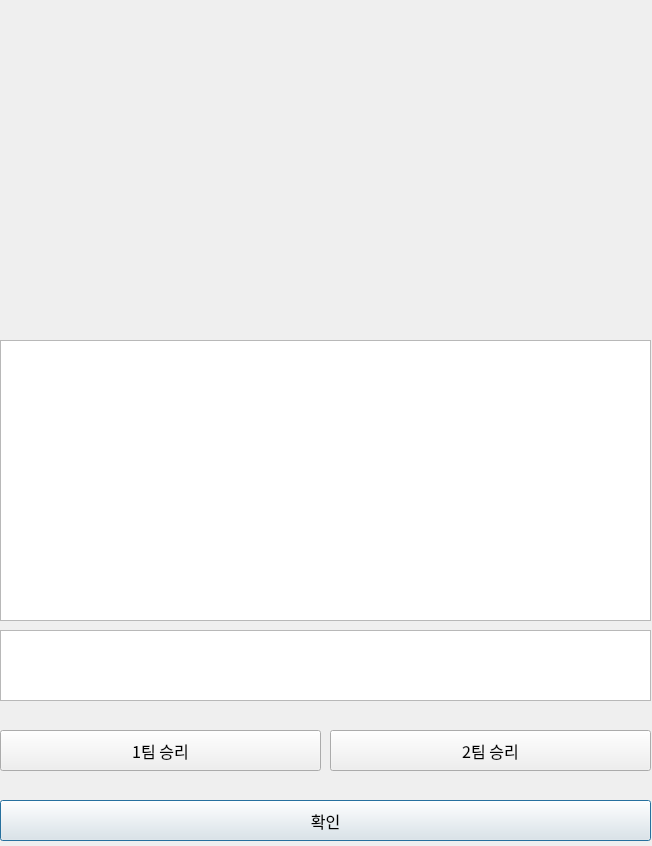
<?xml version="1.0" encoding="UTF-8"?>
<ui version="4.0">
 <class>Dialog</class>
 <widget class="QDialog" name="Dialog">
  <property name="geometry">
   <rect>
    <x>0</x>
    <y>0</y>
    <width>652</width>
    <height>846</height>
   </rect>
  </property>
  <property name="windowTitle">
   <string>Dialog</string>
  </property>
  <widget class="QWidget" name="gridLayoutWidget">
   <property name="geometry">
    <rect>
     <x>0</x>
     <y>10</y>
     <width>651</width>
     <height>321</height>
    </rect>
   </property>
   <layout class="QGridLayout" name="gridLayout">
    <property name="sizeConstraint">
     <enum>QLayout::SetNoConstraint</enum>
    </property>
    <item row="0" column="0" rowspan="2">
     <layout class="QVBoxLayout" name="teamALayout"/>
    </item>
    <item row="0" column="2" rowspan="2">
     <layout class="QVBoxLayout" name="teamBLayout"/>
    </item>
    <item row="0" column="1" rowspan="2">
     <layout class="QVBoxLayout" name="verticalLayout">
      <property name="sizeConstraint">
       <enum>QLayout::SetMinimumSize</enum>
      </property>
      <item>
       <widget class="QLabel" name="mid_label">
        <property name="sizePolicy">
         <sizepolicy hsizetype="Fixed" vsizetype="Fixed">
          <horstretch>0</horstretch>
          <verstretch>0</verstretch>
         </sizepolicy>
        </property>
        <property name="text">
         <string/>
        </property>
        <property name="pixmap">
         <pixmap>../top.png</pixmap>
        </property>
       </widget>
      </item>
      <item>
       <widget class="QLabel" name="top_label">
        <property name="sizePolicy">
         <sizepolicy hsizetype="Fixed" vsizetype="Fixed">
          <horstretch>0</horstretch>
          <verstretch>0</verstretch>
         </sizepolicy>
        </property>
        <property name="baseSize">
         <size>
          <width>0</width>
          <height>0</height>
         </size>
        </property>
        <property name="text">
         <string/>
        </property>
        <property name="pixmap">
         <pixmap>../jungle.png</pixmap>
        </property>
       </widget>
      </item>
      <item>
       <widget class="QLabel" name="jug_label">
        <property name="sizePolicy">
         <sizepolicy hsizetype="Fixed" vsizetype="Fixed">
          <horstretch>0</horstretch>
          <verstretch>0</verstretch>
         </sizepolicy>
        </property>
        <property name="baseSize">
         <size>
          <width>52</width>
          <height>52</height>
         </size>
        </property>
        <property name="text">
         <string/>
        </property>
        <property name="pixmap">
         <pixmap>../mid.png</pixmap>
        </property>
       </widget>
      </item>
      <item>
       <widget class="QLabel" name="bot_label">
        <property name="sizePolicy">
         <sizepolicy hsizetype="Fixed" vsizetype="Fixed">
          <horstretch>0</horstretch>
          <verstretch>0</verstretch>
         </sizepolicy>
        </property>
        <property name="text">
         <string/>
        </property>
        <property name="pixmap">
         <pixmap>../bottom.png</pixmap>
        </property>
       </widget>
      </item>
      <item>
       <widget class="QLabel" name="sup_label">
        <property name="sizePolicy">
         <sizepolicy hsizetype="Fixed" vsizetype="Fixed">
          <horstretch>0</horstretch>
          <verstretch>0</verstretch>
         </sizepolicy>
        </property>
        <property name="text">
         <string/>
        </property>
        <property name="pixmap">
         <pixmap>../support.png</pixmap>
        </property>
       </widget>
      </item>
     </layout>
    </item>
   </layout>
  </widget>
  <widget class="QTextEdit" name="team_edit">
   <property name="geometry">
    <rect>
     <x>0</x>
     <y>630</y>
     <width>651</width>
     <height>71</height>
    </rect>
   </property>
   <property name="font">
    <font>
     <family>Noto Sans Korean Regular</family>
    </font>
   </property>
  </widget>
  <widget class="QPushButton" name="ok_btn">
   <property name="geometry">
    <rect>
     <x>0</x>
     <y>800</y>
     <width>651</width>
     <height>41</height>
    </rect>
   </property>
   <property name="font">
    <font>
     <family>Noto Sans Korean Regular</family>
     <pointsize>12</pointsize>
    </font>
   </property>
   <property name="text">
    <string>확인</string>
   </property>
  </widget>
  <widget class="QTextEdit" name="log_edit">
   <property name="geometry">
    <rect>
     <x>0</x>
     <y>340</y>
     <width>651</width>
     <height>281</height>
    </rect>
   </property>
   <property name="font">
    <font>
     <family>Noto Sans Korean Regular</family>
    </font>
   </property>
  </widget>
  <widget class="QPushButton" name="ok_btn_2">
   <property name="geometry">
    <rect>
     <x>0</x>
     <y>730</y>
     <width>321</width>
     <height>41</height>
    </rect>
   </property>
   <property name="font">
    <font>
     <family>Noto Sans Korean Regular</family>
     <pointsize>12</pointsize>
    </font>
   </property>
   <property name="text">
    <string>1팀 승리</string>
   </property>
  </widget>
  <widget class="QPushButton" name="ok_btn_3">
   <property name="geometry">
    <rect>
     <x>330</x>
     <y>730</y>
     <width>321</width>
     <height>41</height>
    </rect>
   </property>
   <property name="font">
    <font>
     <family>Noto Sans Korean Regular</family>
     <pointsize>12</pointsize>
    </font>
   </property>
   <property name="text">
    <string>2팀 승리</string>
   </property>
  </widget>
 </widget>
 <resources/>
 <connections/>
</ui>
